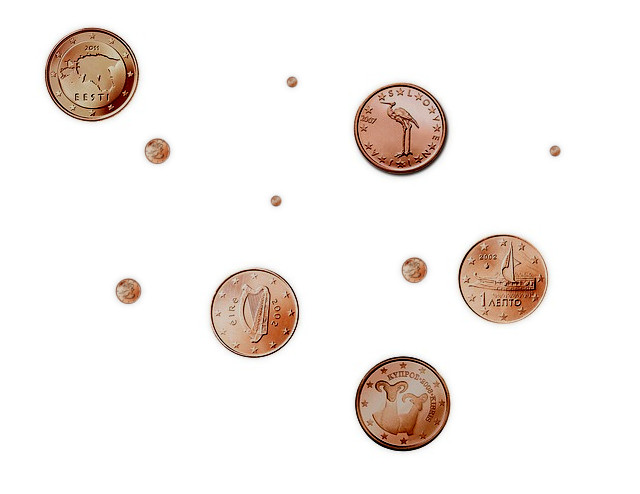
#> input picture assignment1/images/coins.jpg, 640 x 494 px
$ python exercise3e.py   (older library calls are emulated)
#> lines starting #> are read from the running program, lines starting #| are printed output that depends on the picture; after the words box and inside, x2 and y2 are one past the last pixel; in counts of white or black regions, pixels touching at a corner belong together
### assignment1/UZ_utils.py
"""
Before the first run, you need to have all necessary Python packages installed. For
that we highly recommend firstly creating Virtual Environment, to have your
development environment seperated from other projects (https://docs.python.org/3/tutorial/venv.html).

In system terminal then run: "pip install numpy opencv-python matplotlib Pillow"
"""

import numpy as np
import cv2
from matplotlib import pyplot as plt
from PIL import Image


def imread(path):
    """
    Reads an image in RGB order. Image type is transformed from uint8 to float, and
    range of values is reduced from [0, 255] to [0, 1].
    """
#> called with path = 'images/coins.jpg'
    I = Image.open(path).convert('RGB')  # PIL image.
#> I is the input picture: PIL image 640x494 RGB; mean R, G, B 245.2, 240, 237
    I = np.asarray(I)  # Converting to Numpy array.
    I = I.astype(np.float64) / 255
#> I: shape (494, 640, 3) float64
    return I


# [54 lines left out: functions imread_gray, imshow, signal_show, convolve, not called in this run]


# [25 lines that do not run on import are left out]

### assignment1/exercise3e.py
import numpy as np
import cv2
from matplotlib import pyplot as plt
from PIL import Image

from UZ_utils import *

# e) ----------------------------------------------------------------------------
# Create a mask of the image coins.jpg
Img = imread('images/coins.jpg') # --> Image values are from [0,1] float

I_gray = ((Img[:,:,0] + Img[:,:,1] + Img[:,:,2]) / 3)
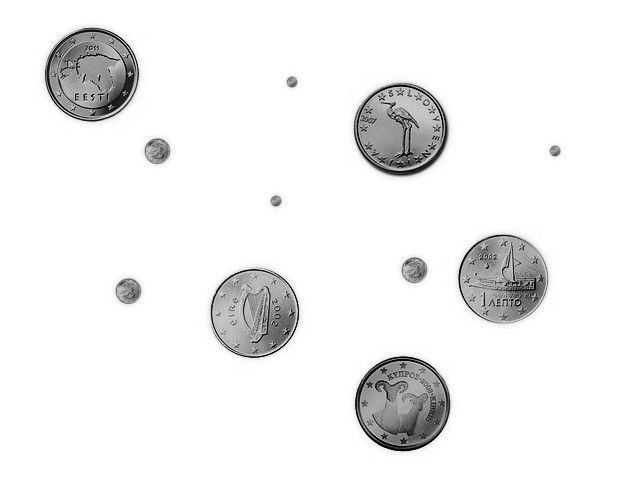
#> I_gray: shape (494, 640) float64; min 0, max 1, mean 0.944

plt.subplot(1,3,1)
plt.imshow(I_gray, cmap="gray")
plt.title('Grayscale')

threshold = 0.9

I_bin = np.where(I_gray > threshold, 0, 1)
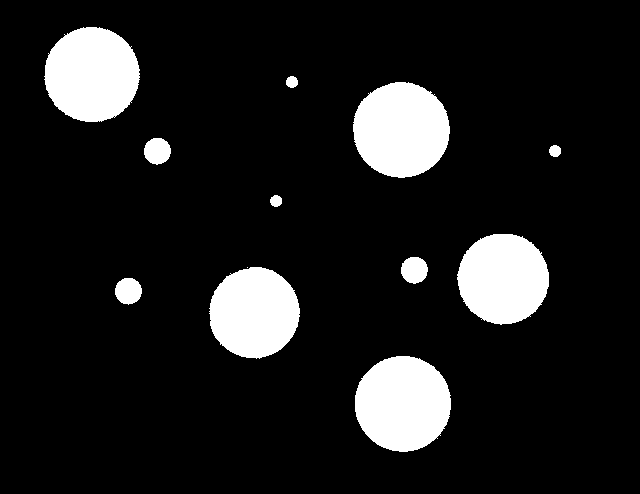
#> I_bin: shape (494, 640) int64; values 0 (black) and 1 (white), 11.6% white; 12 white regions (1 under 20 px), largest, box (x1, y1, x2, y2) and area: (353, 82, 450, 178) 7261, (355, 356, 451, 452) 7242, (44, 27, 140, 122) 7114

# I change the matrix I_bin values tu uint8 from 0 to 255
I_bin = I_bin * 255
I_bin = I_bin.astype(np.uint8)

plt.subplot(1,3,2)
plt.imshow(I_bin, cmap="gray")
plt.title('Binary')

# I use the function cv2.connectedComponentsWithStats
num_componentes, etiquetas, estadisticas, centroides = cv2.connectedComponentsWithStats(I_bin, connectivity=8)
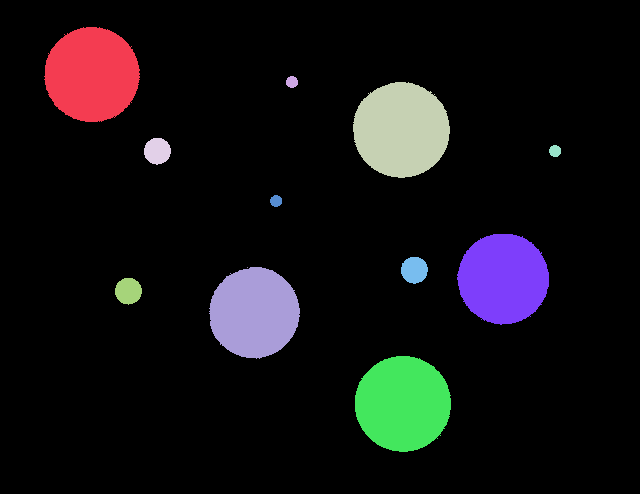
#> etiquetas: shape (494, 640) int32; 13 distinct labels, from 0 to 12; one colour per label, 0 black
#> num_componentes = 13; estadisticas = 13 rows, first 6: [0, 0, 640, 494, 279536], [44, 27, 96, 95, 7114], [286, 76, 12, 12, 114], [353, 82, 97, 96, 7261], [144, 138, 27, 27, 565], [549, 145, 12, 12, 115]; centroides = 13 rows, first 8: [318.7, 247.8], [91.53, 74.16], [291.5, 81.54], [400.9, 129.5], [156.9, 150.7], [554.6, 150.5], [275.6, 200.5], [502.8, 278.3]
for i in range(1, num_componentes): # Start from 1 because 0 is the background
    area = estadisticas[i, cv2.CC_STAT_AREA]
    if area > 700:
        pixels_com = (etiquetas == i)
        I_bin[pixels_com] = 0
#> this loop made 12 passes
#> area on passes 1, 2, 3, 4, 5, 6, 7, 8, 10, 11, 12: 7114, 114, 7261, 565, 115, 113, 6518, 568, 6450, 563, 7242
#> pass 1, `pixels_com = (etiquetas == i)`:
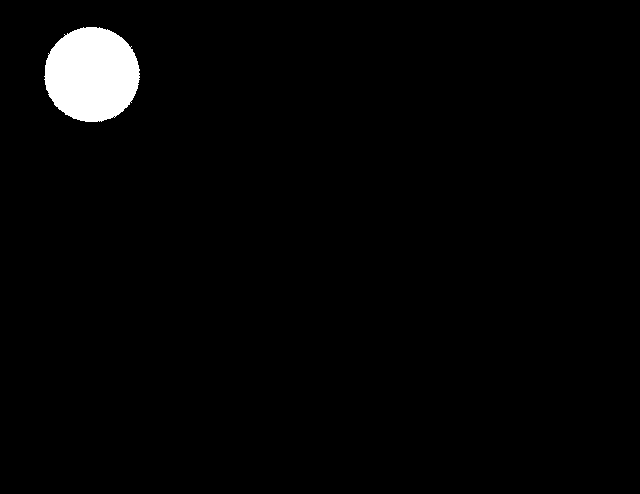
#> pixels_com: shape (494, 640) bool; 2.3% white; 1 white region, box (x1, y1, x2, y2) and area: (44, 27, 140, 122) 7114
#> pass 3, `pixels_com = (etiquetas == i)`:
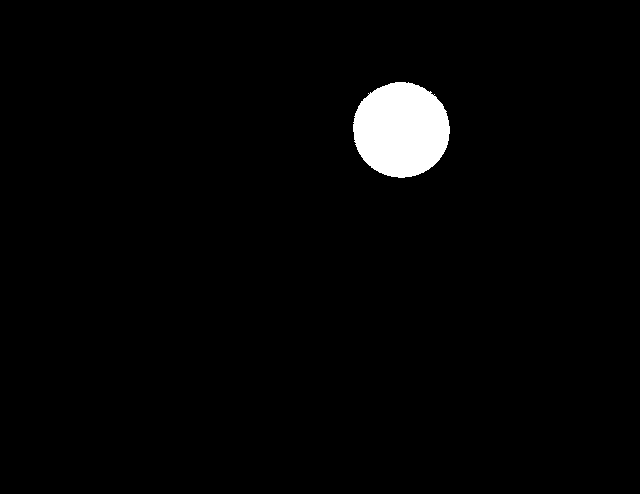
#> pixels_com: shape (494, 640) bool; 2.3% white; 1 white region, box (x1, y1, x2, y2) and area: (353, 82, 450, 178) 7261
#> after the loop:
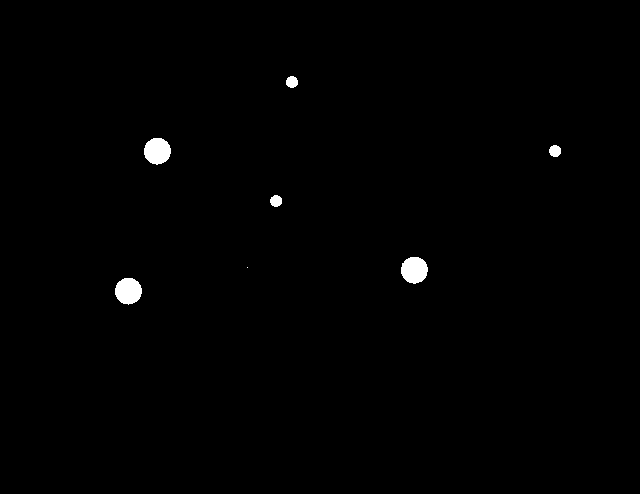
#> I_bin: shape (494, 640); 0.64% white; 7 white regions (1 under 20 px), largest, box (x1, y1, x2, y2) and area: (401, 257, 428, 284) 568, (144, 138, 171, 165) 565, (115, 278, 142, 305) 563, (549, 145, 561, 157) 115, (286, 76, 298, 88) 114, (270, 195, 282, 207) 113

plt.subplot(1,3,3)
plt.imshow(I_bin, cmap="gray")
plt.title('Without components with area bigger than 700')

plt.show()
